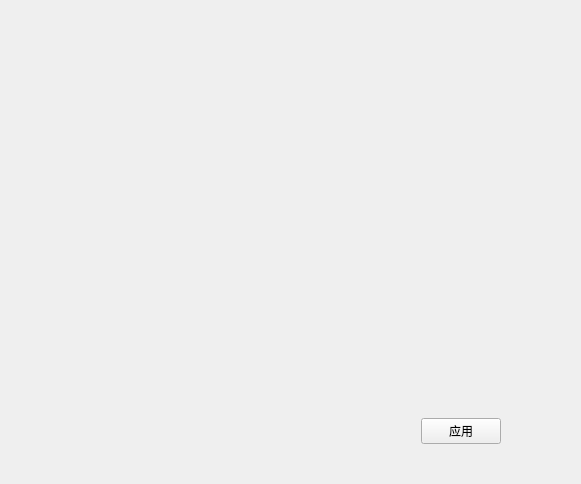
<?xml version="1.0" encoding="UTF-8"?>
<ui version="4.0">
 <class>CourseColorPickerWidget</class>
 <widget class="QWidget" name="CourseColorPickerWidget">
  <property name="geometry">
   <rect>
    <x>0</x>
    <y>0</y>
    <width>581</width>
    <height>484</height>
   </rect>
  </property>
  <property name="windowTitle">
   <string>Form</string>
  </property>
  <layout class="QVBoxLayout" name="pMainLayout">
   <property name="spacing">
    <number>0</number>
   </property>
   <property name="leftMargin">
    <number>30</number>
   </property>
   <property name="topMargin">
    <number>0</number>
   </property>
   <property name="rightMargin">
    <number>30</number>
   </property>
   <property name="bottomMargin">
    <number>30</number>
   </property>
   <item>
    <widget class="ColorPickerWidget" name="pColorPickerWgt" native="true">
     <property name="sizePolicy">
      <sizepolicy hsizetype="Preferred" vsizetype="MinimumExpanding">
       <horstretch>0</horstretch>
       <verstretch>0</verstretch>
      </sizepolicy>
     </property>
    </widget>
   </item>
   <item>
    <layout class="QHBoxLayout" name="horizontalLayout">
     <property name="rightMargin">
      <number>10</number>
     </property>
     <property name="bottomMargin">
      <number>10</number>
     </property>
     <item>
      <spacer name="horizontalSpacer">
       <property name="orientation">
        <enum>Qt::Horizontal</enum>
       </property>
       <property name="sizeHint" stdset="0">
        <size>
         <width>40</width>
         <height>20</height>
        </size>
       </property>
      </spacer>
     </item>
     <item>
      <widget class="QPushButton" name="pConfirmBtn">
       <property name="sizePolicy">
        <sizepolicy hsizetype="Preferred" vsizetype="Fixed">
         <horstretch>0</horstretch>
         <verstretch>0</verstretch>
        </sizepolicy>
       </property>
       <property name="minimumSize">
        <size>
         <width>75</width>
         <height>25</height>
        </size>
       </property>
       <property name="text">
        <string>应用</string>
       </property>
      </widget>
     </item>
     <item>
      <spacer name="horizontalSpacer_2">
       <property name="orientation">
        <enum>Qt::Horizontal</enum>
       </property>
       <property name="sizeType">
        <enum>QSizePolicy::Fixed</enum>
       </property>
       <property name="sizeHint" stdset="0">
        <size>
         <width>40</width>
         <height>20</height>
        </size>
       </property>
      </spacer>
     </item>
    </layout>
   </item>
  </layout>
 </widget>
 <customwidgets>
  <customwidget>
   <class>ColorPickerWidget</class>
   <extends>QWidget</extends>
   <header>colorpickerwidget.h</header>
   <container>1</container>
  </customwidget>
 </customwidgets>
 <resources/>
 <connections/>
</ui>
